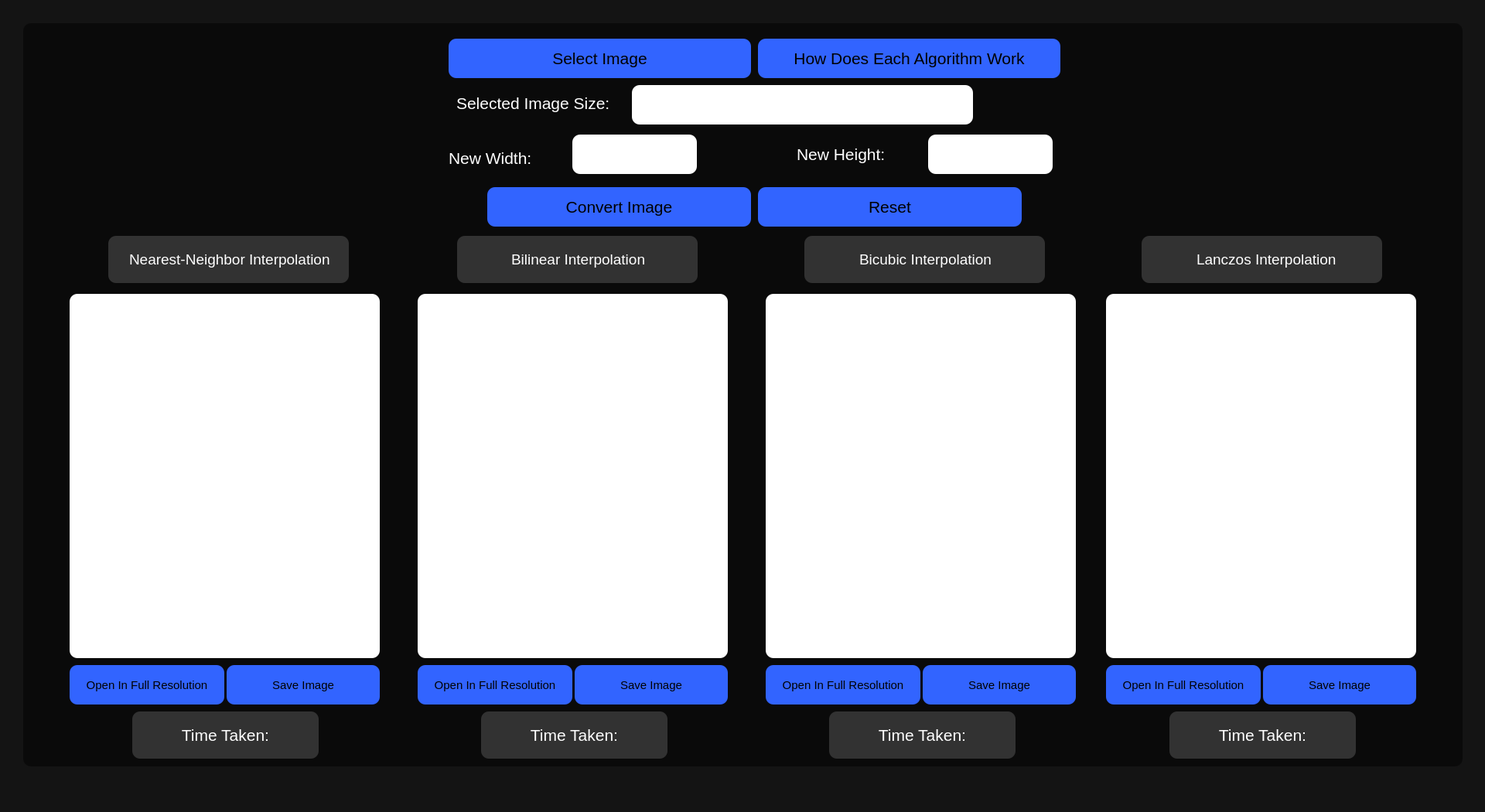
<?xml version="1.0" encoding="UTF-8"?>
<ui version="4.0">
 <class>ImageResizingApp</class>
 <widget class="QMainWindow" name="ImageResizingApp">
  <property name="geometry">
   <rect>
    <x>0</x>
    <y>0</y>
    <width>1920</width>
    <height>1050</height>
   </rect>
  </property>
  <property name="minimumSize">
   <size>
    <width>0</width>
    <height>0</height>
   </size>
  </property>
  <property name="maximumSize">
   <size>
    <width>16777215</width>
    <height>16777215</height>
   </size>
  </property>
  <property name="acceptDrops">
   <bool>false</bool>
  </property>
  <property name="windowTitle">
   <string>Image Resizing App</string>
  </property>
  <property name="styleSheet">
   <string notr="true">background-color: rgb(20, 20, 20);</string>
  </property>
  <widget class="QWidget" name="centralwidget">
   <widget class="QFrame" name="frame">
    <property name="enabled">
     <bool>true</bool>
    </property>
    <property name="geometry">
     <rect>
      <x>30</x>
      <y>30</y>
      <width>1861</width>
      <height>961</height>
     </rect>
    </property>
    <property name="layoutDirection">
     <enum>Qt::LeftToRight</enum>
    </property>
    <property name="styleSheet">
     <string notr="true">background-color: rgb(10, 10, 10);
border-radius: 10px;
</string>
    </property>
    <property name="frameShape">
     <enum>QFrame::StyledPanel</enum>
    </property>
    <property name="frameShadow">
     <enum>QFrame::Raised</enum>
    </property>
    <widget class="QLineEdit" name="newWidthLineEdit">
     <property name="geometry">
      <rect>
       <x>710</x>
       <y>144</y>
       <width>161</width>
       <height>51</height>
      </rect>
     </property>
     <property name="font">
      <font>
       <pointsize>12</pointsize>
      </font>
     </property>
     <property name="styleSheet">
      <string notr="true">background-color: rgb(255,255,255)</string>
     </property>
     <property name="alignment">
      <set>Qt::AlignCenter</set>
     </property>
    </widget>
    <widget class="QLabel" name="newHeightLabel">
     <property name="geometry">
      <rect>
       <x>1000</x>
       <y>144</y>
       <width>131</width>
       <height>51</height>
      </rect>
     </property>
     <property name="font">
      <font>
       <pointsize>16</pointsize>
      </font>
     </property>
     <property name="autoFillBackground">
      <bool>false</bool>
     </property>
     <property name="styleSheet">
      <string notr="true">color: rgb(255,255,255);</string>
     </property>
     <property name="text">
      <string>New Height:</string>
     </property>
    </widget>
    <widget class="QLineEdit" name="newHeightLineEdit">
     <property name="geometry">
      <rect>
       <x>1170</x>
       <y>144</y>
       <width>161</width>
       <height>51</height>
      </rect>
     </property>
     <property name="font">
      <font>
       <pointsize>12</pointsize>
      </font>
     </property>
     <property name="styleSheet">
      <string notr="true">background-color: rgb(255,255,255)</string>
     </property>
     <property name="alignment">
      <set>Qt::AlignCenter</set>
     </property>
    </widget>
    <widget class="QPushButton" name="selectImageButton">
     <property name="geometry">
      <rect>
       <x>550</x>
       <y>20</y>
       <width>391</width>
       <height>51</height>
      </rect>
     </property>
     <property name="font">
      <font>
       <pointsize>16</pointsize>
      </font>
     </property>
     <property name="styleSheet">
      <string notr="true">QPushButton {
    background-color: rgb(50,100,255);
}

QPushButton:pressed {
    background-color: #2980b9;
    padding: 12px 22px;
}
</string>
     </property>
     <property name="text">
      <string>Select Image</string>
     </property>
    </widget>
    <widget class="QLabel" name="newWidthLabel">
     <property name="geometry">
      <rect>
       <x>550</x>
       <y>144</y>
       <width>121</width>
       <height>61</height>
      </rect>
     </property>
     <property name="font">
      <font>
       <pointsize>16</pointsize>
      </font>
     </property>
     <property name="autoFillBackground">
      <bool>false</bool>
     </property>
     <property name="styleSheet">
      <string notr="true">color: rgb(255,255,255);</string>
     </property>
     <property name="text">
      <string>New Width:</string>
     </property>
    </widget>
    <widget class="QLabel" name="NearestNeighborLabel">
     <property name="geometry">
      <rect>
       <x>60</x>
       <y>350</y>
       <width>401</width>
       <height>471</height>
      </rect>
     </property>
     <property name="styleSheet">
      <string notr="true">background-color: rgb(255,255,255);
border-radius: 10px;

</string>
     </property>
     <property name="text">
      <string/>
     </property>
    </widget>
    <widget class="QLabel" name="label_3">
     <property name="geometry">
      <rect>
       <x>137</x>
       <y>285</y>
       <width>261</width>
       <height>41</height>
      </rect>
     </property>
     <property name="font">
      <font>
       <pointsize>14</pointsize>
      </font>
     </property>
     <property name="autoFillBackground">
      <bool>false</bool>
     </property>
     <property name="styleSheet">
      <string notr="true">color: white;
 background-color:transparent;</string>
     </property>
     <property name="text">
      <string>Nearest-Neighbor Interpolation</string>
     </property>
     <property name="textFormat">
      <enum>Qt::AutoText</enum>
     </property>
    </widget>
    <widget class="QLabel" name="BilinearLabel">
     <property name="geometry">
      <rect>
       <x>510</x>
       <y>350</y>
       <width>401</width>
       <height>471</height>
      </rect>
     </property>
     <property name="styleSheet">
      <string notr="true">background-color: rgb(255,255,255);
border-radius: 10px;

</string>
     </property>
     <property name="text">
      <string/>
     </property>
    </widget>
    <widget class="QLabel" name="BicubicLabel">
     <property name="geometry">
      <rect>
       <x>960</x>
       <y>350</y>
       <width>401</width>
       <height>471</height>
      </rect>
     </property>
     <property name="styleSheet">
      <string notr="true">background-color: rgb(255,255,255);
border-radius: 10px;

</string>
     </property>
     <property name="text">
      <string/>
     </property>
    </widget>
    <widget class="QLabel" name="LanczosLabel">
     <property name="geometry">
      <rect>
       <x>1400</x>
       <y>350</y>
       <width>401</width>
       <height>471</height>
      </rect>
     </property>
     <property name="styleSheet">
      <string notr="true">background-color: rgb(255,255,255);
border-radius: 10px;

</string>
     </property>
     <property name="text">
      <string/>
     </property>
    </widget>
    <widget class="QPushButton" name="convertImageButton">
     <property name="geometry">
      <rect>
       <x>600</x>
       <y>212</y>
       <width>341</width>
       <height>51</height>
      </rect>
     </property>
     <property name="font">
      <font>
       <pointsize>16</pointsize>
      </font>
     </property>
     <property name="styleSheet">
      <string notr="true">QPushButton {
    background-color: rgb(50,100,255);
}

QPushButton:pressed {
    background-color: #2980b9;
    padding: 12px 22px;
}
</string>
     </property>
     <property name="text">
      <string>Convert Image</string>
     </property>
    </widget>
    <widget class="QLabel" name="label_5">
     <property name="geometry">
      <rect>
       <x>1080</x>
       <y>290</y>
       <width>271</width>
       <height>41</height>
      </rect>
     </property>
     <property name="font">
      <font>
       <pointsize>14</pointsize>
      </font>
     </property>
     <property name="autoFillBackground">
      <bool>false</bool>
     </property>
     <property name="styleSheet">
      <string notr="true">color: white;
</string>
     </property>
     <property name="text">
      <string>Bicubic Interpolation</string>
     </property>
     <property name="textFormat">
      <enum>Qt::AutoText</enum>
     </property>
    </widget>
    <widget class="QLabel" name="label_6">
     <property name="geometry">
      <rect>
       <x>1517</x>
       <y>285</y>
       <width>181</width>
       <height>41</height>
      </rect>
     </property>
     <property name="font">
      <font>
       <pointsize>14</pointsize>
      </font>
     </property>
     <property name="autoFillBackground">
      <bool>false</bool>
     </property>
     <property name="styleSheet">
      <string notr="true">color: white;
background-color: transparent;
</string>
     </property>
     <property name="text">
      <string>Lanczos Interpolation</string>
     </property>
     <property name="textFormat">
      <enum>Qt::AutoText</enum>
     </property>
    </widget>
    <widget class="QPushButton" name="NNOpen">
     <property name="geometry">
      <rect>
       <x>60</x>
       <y>830</y>
       <width>200</width>
       <height>51</height>
      </rect>
     </property>
     <property name="font">
      <font>
       <pointsize>11</pointsize>
      </font>
     </property>
     <property name="styleSheet">
      <string notr="true">QPushButton {
    background-color: rgb(50,100,255);
}

QPushButton:pressed {
    background-color: #2980b9;
    padding: 12px 22px;
}
</string>
     </property>
     <property name="text">
      <string>Open In Full Resolution</string>
     </property>
    </widget>
    <widget class="QPushButton" name="BILOpen">
     <property name="geometry">
      <rect>
       <x>510</x>
       <y>830</y>
       <width>200</width>
       <height>51</height>
      </rect>
     </property>
     <property name="font">
      <font>
       <pointsize>11</pointsize>
      </font>
     </property>
     <property name="styleSheet">
      <string notr="true">QPushButton {
    background-color: rgb(50,100,255);
}

QPushButton:pressed {
    background-color: #2980b9;
    padding: 12px 22px;
}
</string>
     </property>
     <property name="text">
      <string>Open In Full Resolution</string>
     </property>
    </widget>
    <widget class="QPushButton" name="BICOpen">
     <property name="geometry">
      <rect>
       <x>960</x>
       <y>830</y>
       <width>200</width>
       <height>51</height>
      </rect>
     </property>
     <property name="font">
      <font>
       <pointsize>11</pointsize>
      </font>
     </property>
     <property name="styleSheet">
      <string notr="true">QPushButton {
    background-color: rgb(50,100,255);
}

QPushButton:pressed {
    background-color: #2980b9;
    padding: 12px 22px;
}
</string>
     </property>
     <property name="text">
      <string>Open In Full Resolution</string>
     </property>
    </widget>
    <widget class="QPushButton" name="LanOpen">
     <property name="geometry">
      <rect>
       <x>1400</x>
       <y>830</y>
       <width>200</width>
       <height>51</height>
      </rect>
     </property>
     <property name="font">
      <font>
       <pointsize>11</pointsize>
      </font>
     </property>
     <property name="styleSheet">
      <string notr="true">QPushButton {
    background-color: rgb(50,100,255);
}

QPushButton:pressed {
    background-color: #2980b9;
    padding: 12px 22px;
}
</string>
     </property>
     <property name="text">
      <string>Open In Full Resolution</string>
     </property>
    </widget>
    <widget class="QLabel" name="timeBicubic">
     <property name="geometry">
      <rect>
       <x>1042</x>
       <y>890</y>
       <width>241</width>
       <height>61</height>
      </rect>
     </property>
     <property name="font">
      <font>
       <pointsize>16</pointsize>
      </font>
     </property>
     <property name="styleSheet">
      <string notr="true">color: rgb(255,255,255);
background-color: rgb(50,50,50);
</string>
     </property>
     <property name="text">
      <string>Time Taken:</string>
     </property>
     <property name="alignment">
      <set>Qt::AlignCenter</set>
     </property>
    </widget>
    <widget class="QLabel" name="timeLanczos">
     <property name="geometry">
      <rect>
       <x>1482</x>
       <y>890</y>
       <width>241</width>
       <height>61</height>
      </rect>
     </property>
     <property name="font">
      <font>
       <pointsize>16</pointsize>
      </font>
     </property>
     <property name="styleSheet">
      <string notr="true">color: rgb(255,255,255);
background-color: rgb(50,50,50);</string>
     </property>
     <property name="text">
      <string>Time Taken:</string>
     </property>
     <property name="alignment">
      <set>Qt::AlignCenter</set>
     </property>
    </widget>
    <widget class="QPushButton" name="saveNearest">
     <property name="geometry">
      <rect>
       <x>263</x>
       <y>830</y>
       <width>198</width>
       <height>51</height>
      </rect>
     </property>
     <property name="font">
      <font>
       <pointsize>11</pointsize>
      </font>
     </property>
     <property name="styleSheet">
      <string notr="true">QPushButton {
    background-color: rgb(50,100,255);
}

QPushButton:pressed {
    background-color: #2980b9;
    padding: 12px 22px;
}
</string>
     </property>
     <property name="text">
      <string>Save Image</string>
     </property>
    </widget>
    <widget class="QPushButton" name="saveBilinear">
     <property name="geometry">
      <rect>
       <x>713</x>
       <y>830</y>
       <width>198</width>
       <height>51</height>
      </rect>
     </property>
     <property name="font">
      <font>
       <pointsize>11</pointsize>
      </font>
     </property>
     <property name="styleSheet">
      <string notr="true">QPushButton {
    background-color: rgb(50,100,255);
}

QPushButton:pressed {
    background-color: #2980b9;
    padding: 12px 22px;
}
</string>
     </property>
     <property name="text">
      <string>Save Image</string>
     </property>
    </widget>
    <widget class="QPushButton" name="saveBicubic">
     <property name="geometry">
      <rect>
       <x>1163</x>
       <y>830</y>
       <width>198</width>
       <height>51</height>
      </rect>
     </property>
     <property name="font">
      <font>
       <pointsize>11</pointsize>
      </font>
     </property>
     <property name="styleSheet">
      <string notr="true">QPushButton {
    background-color: rgb(50,100,255);
}

QPushButton:pressed {
    background-color: #2980b9;
    padding: 12px 22px;
}
</string>
     </property>
     <property name="text">
      <string>Save Image</string>
     </property>
    </widget>
    <widget class="QPushButton" name="saveLanczos">
     <property name="geometry">
      <rect>
       <x>1603</x>
       <y>830</y>
       <width>198</width>
       <height>51</height>
      </rect>
     </property>
     <property name="font">
      <font>
       <pointsize>11</pointsize>
      </font>
     </property>
     <property name="styleSheet">
      <string notr="true">QPushButton {
    background-color: rgb(50,100,255);
}

QPushButton:pressed {
    background-color: #2980b9;
    padding: 12px 22px;
}
</string>
     </property>
     <property name="text">
      <string>Save Image</string>
     </property>
    </widget>
    <widget class="QWidget" name="widget_5" native="true">
     <property name="geometry">
      <rect>
       <x>110</x>
       <y>275</y>
       <width>311</width>
       <height>61</height>
      </rect>
     </property>
     <property name="styleSheet">
      <string notr="true">background-color: rgb(50, 50, 50);</string>
     </property>
    </widget>
    <widget class="QWidget" name="widget_6" native="true">
     <property name="geometry">
      <rect>
       <x>561</x>
       <y>275</y>
       <width>311</width>
       <height>61</height>
      </rect>
     </property>
     <property name="styleSheet">
      <string notr="true">background-color: rgb(50, 50, 50);</string>
     </property>
     <widget class="QLabel" name="label_4">
      <property name="geometry">
       <rect>
        <x>70</x>
        <y>10</y>
        <width>181</width>
        <height>41</height>
       </rect>
      </property>
      <property name="font">
       <font>
        <pointsize>14</pointsize>
       </font>
      </property>
      <property name="autoFillBackground">
       <bool>false</bool>
      </property>
      <property name="styleSheet">
       <string notr="true">color: white;
</string>
      </property>
      <property name="text">
       <string>Bilinear Interpolation</string>
      </property>
      <property name="textFormat">
       <enum>Qt::AutoText</enum>
      </property>
     </widget>
    </widget>
    <widget class="QWidget" name="widget_7" native="true">
     <property name="geometry">
      <rect>
       <x>1040</x>
       <y>270</y>
       <width>311</width>
       <height>61</height>
      </rect>
     </property>
     <property name="styleSheet">
      <string notr="true">background-color: rgb(20, 20, 20);</string>
     </property>
     <widget class="QFrame" name="frame_2">
      <property name="enabled">
       <bool>true</bool>
      </property>
      <property name="geometry">
       <rect>
        <x>-1030</x>
        <y>-270</y>
        <width>1861</width>
        <height>961</height>
       </rect>
      </property>
      <property name="layoutDirection">
       <enum>Qt::LeftToRight</enum>
      </property>
      <property name="styleSheet">
       <string notr="true">background-color: rgb(10, 10, 10);
border-radius: 10px;
</string>
      </property>
      <property name="frameShape">
       <enum>QFrame::StyledPanel</enum>
      </property>
      <property name="frameShadow">
       <enum>QFrame::Raised</enum>
      </property>
      <widget class="QLineEdit" name="newWidthLineEdit_2">
       <property name="geometry">
        <rect>
         <x>710</x>
         <y>100</y>
         <width>161</width>
         <height>51</height>
        </rect>
       </property>
       <property name="font">
        <font>
         <pointsize>12</pointsize>
        </font>
       </property>
       <property name="styleSheet">
        <string notr="true">background-color: rgb(255,255,255)</string>
       </property>
       <property name="alignment">
        <set>Qt::AlignCenter</set>
       </property>
      </widget>
      <widget class="QLabel" name="newHeightLabel_2">
       <property name="geometry">
        <rect>
         <x>1000</x>
         <y>100</y>
         <width>131</width>
         <height>51</height>
        </rect>
       </property>
       <property name="font">
        <font>
         <pointsize>16</pointsize>
        </font>
       </property>
       <property name="autoFillBackground">
        <bool>false</bool>
       </property>
       <property name="styleSheet">
        <string notr="true">color: rgb(255,255,255);</string>
       </property>
       <property name="text">
        <string>New Height:</string>
       </property>
      </widget>
      <widget class="QLineEdit" name="newHeightLineEdit_2">
       <property name="geometry">
        <rect>
         <x>1170</x>
         <y>100</y>
         <width>161</width>
         <height>51</height>
        </rect>
       </property>
       <property name="font">
        <font>
         <pointsize>12</pointsize>
        </font>
       </property>
       <property name="styleSheet">
        <string notr="true">background-color: rgb(255,255,255)</string>
       </property>
       <property name="alignment">
        <set>Qt::AlignCenter</set>
       </property>
      </widget>
      <widget class="QPushButton" name="selectImageButton_2">
       <property name="geometry">
        <rect>
         <x>550</x>
         <y>20</y>
         <width>801</width>
         <height>51</height>
        </rect>
       </property>
       <property name="font">
        <font>
         <pointsize>16</pointsize>
        </font>
       </property>
       <property name="styleSheet">
        <string notr="true">QPushButton {
    background-color: rgb(50,100,255);
}

QPushButton:pressed {
    background-color: #2980b9;
    padding: 12px 22px;
}
</string>
       </property>
       <property name="text">
        <string>Select Image</string>
       </property>
      </widget>
      <widget class="QLabel" name="newWidthLabel_2">
       <property name="geometry">
        <rect>
         <x>550</x>
         <y>100</y>
         <width>121</width>
         <height>61</height>
        </rect>
       </property>
       <property name="font">
        <font>
         <pointsize>16</pointsize>
        </font>
       </property>
       <property name="autoFillBackground">
        <bool>false</bool>
       </property>
       <property name="styleSheet">
        <string notr="true">color: rgb(255,255,255);</string>
       </property>
       <property name="text">
        <string>New Width:</string>
       </property>
      </widget>
      <widget class="QLabel" name="NearestNeighborLabel_2">
       <property name="geometry">
        <rect>
         <x>60</x>
         <y>350</y>
         <width>401</width>
         <height>471</height>
        </rect>
       </property>
       <property name="styleSheet">
        <string notr="true">background-color: rgb(255,255,255);
border-radius: 10px;

</string>
       </property>
       <property name="text">
        <string/>
       </property>
      </widget>
      <widget class="QLabel" name="label_7">
       <property name="geometry">
        <rect>
         <x>130</x>
         <y>290</y>
         <width>271</width>
         <height>41</height>
        </rect>
       </property>
       <property name="font">
        <font>
         <pointsize>14</pointsize>
        </font>
       </property>
       <property name="autoFillBackground">
        <bool>false</bool>
       </property>
       <property name="styleSheet">
        <string notr="true">color: white;
</string>
       </property>
       <property name="text">
        <string>Nearest-Neighbor Interpolation</string>
       </property>
       <property name="textFormat">
        <enum>Qt::AutoText</enum>
       </property>
      </widget>
      <widget class="QLabel" name="BilinearLabel_2">
       <property name="geometry">
        <rect>
         <x>510</x>
         <y>350</y>
         <width>401</width>
         <height>471</height>
        </rect>
       </property>
       <property name="styleSheet">
        <string notr="true">background-color: rgb(255,255,255);
border-radius: 10px;

</string>
       </property>
       <property name="text">
        <string/>
       </property>
      </widget>
      <widget class="QLabel" name="BicubicLabel_2">
       <property name="geometry">
        <rect>
         <x>960</x>
         <y>350</y>
         <width>401</width>
         <height>471</height>
        </rect>
       </property>
       <property name="styleSheet">
        <string notr="true">background-color: rgb(255,255,255);
border-radius: 10px;

</string>
       </property>
       <property name="text">
        <string/>
       </property>
      </widget>
      <widget class="QLabel" name="LanczosLabel_2">
       <property name="geometry">
        <rect>
         <x>1400</x>
         <y>350</y>
         <width>401</width>
         <height>471</height>
        </rect>
       </property>
       <property name="styleSheet">
        <string notr="true">background-color: rgb(255,255,255);
border-radius: 10px;

</string>
       </property>
       <property name="text">
        <string/>
       </property>
      </widget>
      <widget class="QPushButton" name="convertImageButton_2">
       <property name="geometry">
        <rect>
         <x>804</x>
         <y>180</y>
         <width>341</width>
         <height>51</height>
        </rect>
       </property>
       <property name="font">
        <font>
         <pointsize>16</pointsize>
        </font>
       </property>
       <property name="styleSheet">
        <string notr="true">QPushButton {
    background-color: rgb(50,100,255);
}

QPushButton:pressed {
    background-color: #2980b9;
    padding: 12px 22px;
}
</string>
       </property>
       <property name="text">
        <string>Convert Image</string>
       </property>
      </widget>
      <widget class="QLabel" name="label_8">
       <property name="geometry">
        <rect>
         <x>630</x>
         <y>290</y>
         <width>271</width>
         <height>41</height>
        </rect>
       </property>
       <property name="font">
        <font>
         <pointsize>14</pointsize>
        </font>
       </property>
       <property name="autoFillBackground">
        <bool>false</bool>
       </property>
       <property name="styleSheet">
        <string notr="true">color: white;
</string>
       </property>
       <property name="text">
        <string>Bilinear Interpolation</string>
       </property>
       <property name="textFormat">
        <enum>Qt::AutoText</enum>
       </property>
      </widget>
      <widget class="QLabel" name="label_10">
       <property name="geometry">
        <rect>
         <x>1520</x>
         <y>290</y>
         <width>271</width>
         <height>41</height>
        </rect>
       </property>
       <property name="font">
        <font>
         <pointsize>14</pointsize>
        </font>
       </property>
       <property name="autoFillBackground">
        <bool>false</bool>
       </property>
       <property name="styleSheet">
        <string notr="true">color: white;
</string>
       </property>
       <property name="text">
        <string>Lanczos Interpolation</string>
       </property>
       <property name="textFormat">
        <enum>Qt::AutoText</enum>
       </property>
      </widget>
      <widget class="QPushButton" name="NNOpen_2">
       <property name="geometry">
        <rect>
         <x>60</x>
         <y>830</y>
         <width>200</width>
         <height>51</height>
        </rect>
       </property>
       <property name="font">
        <font>
         <pointsize>11</pointsize>
        </font>
       </property>
       <property name="styleSheet">
        <string notr="true">QPushButton {
    background-color: rgb(50,100,255);
}

QPushButton:pressed {
    background-color: #2980b9;
    padding: 12px 22px;
}
</string>
       </property>
       <property name="text">
        <string>Open In Full Resolution</string>
       </property>
      </widget>
      <widget class="QPushButton" name="BILOpen_2">
       <property name="geometry">
        <rect>
         <x>510</x>
         <y>830</y>
         <width>200</width>
         <height>51</height>
        </rect>
       </property>
       <property name="font">
        <font>
         <pointsize>11</pointsize>
        </font>
       </property>
       <property name="styleSheet">
        <string notr="true">QPushButton {
    background-color: rgb(50,100,255);
}

QPushButton:pressed {
    background-color: #2980b9;
    padding: 12px 22px;
}
</string>
       </property>
       <property name="text">
        <string>Open In Full Resolution</string>
       </property>
      </widget>
      <widget class="QPushButton" name="BICOpen_2">
       <property name="geometry">
        <rect>
         <x>960</x>
         <y>830</y>
         <width>200</width>
         <height>51</height>
        </rect>
       </property>
       <property name="font">
        <font>
         <pointsize>11</pointsize>
        </font>
       </property>
       <property name="styleSheet">
        <string notr="true">QPushButton {
    background-color: rgb(50,100,255);
}

QPushButton:pressed {
    background-color: #2980b9;
    padding: 12px 22px;
}
</string>
       </property>
       <property name="text">
        <string>Open In Full Resolution</string>
       </property>
      </widget>
      <widget class="QPushButton" name="LanOpen_2">
       <property name="geometry">
        <rect>
         <x>1400</x>
         <y>830</y>
         <width>200</width>
         <height>51</height>
        </rect>
       </property>
       <property name="font">
        <font>
         <pointsize>11</pointsize>
        </font>
       </property>
       <property name="styleSheet">
        <string notr="true">QPushButton {
    background-color: rgb(50,100,255);
}

QPushButton:pressed {
    background-color: #2980b9;
    padding: 12px 22px;
}
</string>
       </property>
       <property name="text">
        <string>Open In Full Resolution</string>
       </property>
      </widget>
      <widget class="QLabel" name="timeBillinear_2">
       <property name="geometry">
        <rect>
         <x>630</x>
         <y>894</y>
         <width>200</width>
         <height>51</height>
        </rect>
       </property>
       <property name="font">
        <font>
         <pointsize>16</pointsize>
        </font>
       </property>
       <property name="styleSheet">
        <string notr="true">color: rgb(255,255,255);
background-color: transparent;</string>
       </property>
       <property name="text">
        <string>Time Taken:</string>
       </property>
      </widget>
      <widget class="QLabel" name="timeBicubic_2">
       <property name="geometry">
        <rect>
         <x>1069</x>
         <y>894</y>
         <width>200</width>
         <height>51</height>
        </rect>
       </property>
       <property name="font">
        <font>
         <pointsize>16</pointsize>
        </font>
       </property>
       <property name="styleSheet">
        <string notr="true">color: rgb(255,255,255);
background-color: transparent;
</string>
       </property>
       <property name="text">
        <string>Time Taken:</string>
       </property>
      </widget>
      <widget class="QLabel" name="timeLanczos_2">
       <property name="geometry">
        <rect>
         <x>1510</x>
         <y>894</y>
         <width>200</width>
         <height>51</height>
        </rect>
       </property>
       <property name="font">
        <font>
         <pointsize>16</pointsize>
        </font>
       </property>
       <property name="styleSheet">
        <string notr="true">color: rgb(255,255,255);
background-color: transparent;</string>
       </property>
       <property name="text">
        <string>Time Taken:</string>
       </property>
      </widget>
      <widget class="QPushButton" name="saveNearest_2">
       <property name="geometry">
        <rect>
         <x>263</x>
         <y>830</y>
         <width>198</width>
         <height>51</height>
        </rect>
       </property>
       <property name="font">
        <font>
         <pointsize>11</pointsize>
        </font>
       </property>
       <property name="styleSheet">
        <string notr="true">QPushButton {
    background-color: rgb(50,100,255);
}

QPushButton:pressed {
    background-color: #2980b9;
    padding: 12px 22px;
}
</string>
       </property>
       <property name="text">
        <string>Save Image</string>
       </property>
      </widget>
      <widget class="QPushButton" name="saveBilinear_2">
       <property name="geometry">
        <rect>
         <x>713</x>
         <y>830</y>
         <width>198</width>
         <height>51</height>
        </rect>
       </property>
       <property name="font">
        <font>
         <pointsize>11</pointsize>
        </font>
       </property>
       <property name="styleSheet">
        <string notr="true">QPushButton {
    background-color: rgb(50,100,255);
}

QPushButton:pressed {
    background-color: #2980b9;
    padding: 12px 22px;
}
</string>
       </property>
       <property name="text">
        <string>Save Image</string>
       </property>
      </widget>
      <widget class="QPushButton" name="saveBicubic_2">
       <property name="geometry">
        <rect>
         <x>1163</x>
         <y>830</y>
         <width>198</width>
         <height>51</height>
        </rect>
       </property>
       <property name="font">
        <font>
         <pointsize>11</pointsize>
        </font>
       </property>
       <property name="styleSheet">
        <string notr="true">QPushButton {
    background-color: rgb(50,100,255);
}

QPushButton:pressed {
    background-color: #2980b9;
    padding: 12px 22px;
}
</string>
       </property>
       <property name="text">
        <string>Save Image</string>
       </property>
      </widget>
      <widget class="QPushButton" name="saveLanczos_2">
       <property name="geometry">
        <rect>
         <x>1603</x>
         <y>830</y>
         <width>198</width>
         <height>51</height>
        </rect>
       </property>
       <property name="font">
        <font>
         <pointsize>11</pointsize>
        </font>
       </property>
       <property name="styleSheet">
        <string notr="true">QPushButton {
    background-color: rgb(50,100,255);
}

QPushButton:pressed {
    background-color: #2980b9;
    padding: 12px 22px;
}
</string>
       </property>
       <property name="text">
        <string>Save Image</string>
       </property>
      </widget>
      <widget class="QWidget" name="widget_9" native="true">
       <property name="geometry">
        <rect>
         <x>167</x>
         <y>890</y>
         <width>211</width>
         <height>61</height>
        </rect>
       </property>
       <property name="styleSheet">
        <string notr="true">background-color: rgb(20, 20, 20);</string>
       </property>
       <widget class="QLabel" name="timeNearest_2">
        <property name="geometry">
         <rect>
          <x>21</x>
          <y>2</y>
          <width>200</width>
          <height>51</height>
         </rect>
        </property>
        <property name="font">
         <font>
          <pointsize>16</pointsize>
         </font>
        </property>
        <property name="styleSheet">
         <string notr="true">color: rgb(255,255,255);
background-color: none;
</string>
        </property>
        <property name="text">
         <string>Time Taken:</string>
        </property>
       </widget>
      </widget>
      <widget class="QWidget" name="widget_10" native="true">
       <property name="geometry">
        <rect>
         <x>610</x>
         <y>890</y>
         <width>211</width>
         <height>61</height>
        </rect>
       </property>
       <property name="styleSheet">
        <string notr="true">background-color: rgb(20, 20, 20);</string>
       </property>
      </widget>
      <widget class="QWidget" name="widget_11" native="true">
       <property name="geometry">
        <rect>
         <x>1050</x>
         <y>890</y>
         <width>211</width>
         <height>61</height>
        </rect>
       </property>
       <property name="styleSheet">
        <string notr="true">background-color: rgb(20, 20, 20);</string>
       </property>
      </widget>
      <widget class="QWidget" name="widget_12" native="true">
       <property name="geometry">
        <rect>
         <x>1490</x>
         <y>890</y>
         <width>211</width>
         <height>61</height>
        </rect>
       </property>
       <property name="styleSheet">
        <string notr="true">background-color: rgb(20, 20, 20);</string>
       </property>
      </widget>
      <widget class="QWidget" name="widget_13" native="true">
       <property name="geometry">
        <rect>
         <x>120</x>
         <y>280</y>
         <width>311</width>
         <height>61</height>
        </rect>
       </property>
       <property name="styleSheet">
        <string notr="true">background-color: rgb(20, 20, 20);</string>
       </property>
      </widget>
      <widget class="QWidget" name="widget_14" native="true">
       <property name="geometry">
        <rect>
         <x>630</x>
         <y>270</y>
         <width>311</width>
         <height>61</height>
        </rect>
       </property>
       <property name="styleSheet">
        <string notr="true">background-color: rgb(20, 20, 20);</string>
       </property>
      </widget>
      <widget class="QWidget" name="widget_16" native="true">
       <property name="geometry">
        <rect>
         <x>1420</x>
         <y>270</y>
         <width>311</width>
         <height>61</height>
        </rect>
       </property>
       <property name="styleSheet">
        <string notr="true">background-color: rgb(20, 20, 20);</string>
       </property>
      </widget>
      <widget class="QWidget" name="widget_15" native="true">
       <property name="geometry">
        <rect>
         <x>1500</x>
         <y>700</y>
         <width>311</width>
         <height>61</height>
        </rect>
       </property>
       <property name="styleSheet">
        <string notr="true">background-color: rgb(20, 20, 20);</string>
       </property>
       <widget class="QLabel" name="label_11">
        <property name="geometry">
         <rect>
          <x>64</x>
          <y>10</y>
          <width>221</width>
          <height>41</height>
         </rect>
        </property>
        <property name="font">
         <font>
          <pointsize>14</pointsize>
         </font>
        </property>
        <property name="autoFillBackground">
         <bool>false</bool>
        </property>
        <property name="styleSheet">
         <string notr="true">color: white;
</string>
        </property>
        <property name="text">
         <string>Bilinear Interpolation</string>
        </property>
        <property name="textFormat">
         <enum>Qt::AutoText</enum>
        </property>
       </widget>
      </widget>
     </widget>
    </widget>
    <widget class="QWidget" name="widget_8" native="true">
     <property name="geometry">
      <rect>
       <x>1446</x>
       <y>275</y>
       <width>311</width>
       <height>61</height>
      </rect>
     </property>
     <property name="styleSheet">
      <string notr="true">background-color: rgb(50, 50, 50);</string>
     </property>
    </widget>
    <widget class="QWidget" name="widget_17" native="true">
     <property name="geometry">
      <rect>
       <x>1010</x>
       <y>275</y>
       <width>311</width>
       <height>61</height>
      </rect>
     </property>
     <property name="styleSheet">
      <string notr="true">background-color: rgb(50, 50, 50);</string>
     </property>
     <widget class="QLabel" name="label_12">
      <property name="geometry">
       <rect>
        <x>71</x>
        <y>10</y>
        <width>171</width>
        <height>41</height>
       </rect>
      </property>
      <property name="font">
       <font>
        <pointsize>14</pointsize>
       </font>
      </property>
      <property name="autoFillBackground">
       <bool>false</bool>
      </property>
      <property name="styleSheet">
       <string notr="true">color: white;
</string>
      </property>
      <property name="text">
       <string>Bicubic Interpolation</string>
      </property>
      <property name="textFormat">
       <enum>Qt::AutoText</enum>
      </property>
     </widget>
    </widget>
    <widget class="QPushButton" name="aboutAlgorithmsButton">
     <property name="geometry">
      <rect>
       <x>950</x>
       <y>20</y>
       <width>391</width>
       <height>51</height>
      </rect>
     </property>
     <property name="font">
      <font>
       <pointsize>16</pointsize>
      </font>
     </property>
     <property name="styleSheet">
      <string notr="true">QPushButton {
    background-color: rgb(50,100,255);
}

QPushButton:pressed {
    background-color: #2980b9;
    padding: 12px 22px;
}
</string>
     </property>
     <property name="text">
      <string>How Does Each Algorithm Work</string>
     </property>
    </widget>
    <widget class="QLabel" name="timeBillinear">
     <property name="geometry">
      <rect>
       <x>592</x>
       <y>890</y>
       <width>241</width>
       <height>61</height>
      </rect>
     </property>
     <property name="font">
      <font>
       <pointsize>16</pointsize>
      </font>
     </property>
     <property name="styleSheet">
      <string notr="true">color: rgb(255,255,255);
background-color: rgb(50,50,50);

</string>
     </property>
     <property name="text">
      <string>Time Taken:</string>
     </property>
     <property name="alignment">
      <set>Qt::AlignCenter</set>
     </property>
    </widget>
    <widget class="QLabel" name="timeNearest">
     <property name="geometry">
      <rect>
       <x>141</x>
       <y>890</y>
       <width>241</width>
       <height>61</height>
      </rect>
     </property>
     <property name="font">
      <font>
       <pointsize>16</pointsize>
      </font>
     </property>
     <property name="styleSheet">
      <string notr="true">color: rgb(255,255,255);
background-color: rgb(50,50,50);
</string>
     </property>
     <property name="text">
      <string>Time Taken:</string>
     </property>
     <property name="alignment">
      <set>Qt::AlignCenter</set>
     </property>
    </widget>
    <widget class="QPushButton" name="resetButton">
     <property name="geometry">
      <rect>
       <x>950</x>
       <y>212</y>
       <width>341</width>
       <height>51</height>
      </rect>
     </property>
     <property name="font">
      <font>
       <pointsize>16</pointsize>
      </font>
     </property>
     <property name="styleSheet">
      <string notr="true">QPushButton {
    background-color: rgb(50,100,255);
}

QPushButton:pressed {
    background-color: #2980b9;
    padding: 12px 22px;
}
</string>
     </property>
     <property name="text">
      <string>Reset</string>
     </property>
    </widget>
    <widget class="QLineEdit" name="selectedImageSizeLabel">
     <property name="geometry">
      <rect>
       <x>787</x>
       <y>80</y>
       <width>441</width>
       <height>51</height>
      </rect>
     </property>
     <property name="font">
      <font>
       <pointsize>16</pointsize>
      </font>
     </property>
     <property name="styleSheet">
      <string notr="true">background-color: rgb(255,255,255)</string>
     </property>
     <property name="text">
      <string/>
     </property>
     <property name="alignment">
      <set>Qt::AlignCenter</set>
     </property>
     <property name="readOnly">
      <bool>true</bool>
     </property>
    </widget>
    <widget class="QLabel" name="selectedImageLabel">
     <property name="geometry">
      <rect>
       <x>560</x>
       <y>78</y>
       <width>221</width>
       <height>51</height>
      </rect>
     </property>
     <property name="font">
      <font>
       <pointsize>16</pointsize>
      </font>
     </property>
     <property name="autoFillBackground">
      <bool>false</bool>
     </property>
     <property name="styleSheet">
      <string notr="true">color: rgb(255,255,255);</string>
     </property>
     <property name="text">
      <string>Selected Image Size:</string>
     </property>
    </widget>
    <zorder>widget_8</zorder>
    <zorder>widget_6</zorder>
    <zorder>widget_5</zorder>
    <zorder>newWidthLineEdit</zorder>
    <zorder>newHeightLabel</zorder>
    <zorder>newHeightLineEdit</zorder>
    <zorder>selectImageButton</zorder>
    <zorder>newWidthLabel</zorder>
    <zorder>NearestNeighborLabel</zorder>
    <zorder>label_3</zorder>
    <zorder>BilinearLabel</zorder>
    <zorder>BicubicLabel</zorder>
    <zorder>LanczosLabel</zorder>
    <zorder>convertImageButton</zorder>
    <zorder>label_5</zorder>
    <zorder>label_6</zorder>
    <zorder>NNOpen</zorder>
    <zorder>BILOpen</zorder>
    <zorder>BICOpen</zorder>
    <zorder>LanOpen</zorder>
    <zorder>timeBicubic</zorder>
    <zorder>timeLanczos</zorder>
    <zorder>saveNearest</zorder>
    <zorder>saveBilinear</zorder>
    <zorder>saveBicubic</zorder>
    <zorder>saveLanczos</zorder>
    <zorder>widget_7</zorder>
    <zorder>widget_17</zorder>
    <zorder>aboutAlgorithmsButton</zorder>
    <zorder>timeBillinear</zorder>
    <zorder>timeNearest</zorder>
    <zorder>resetButton</zorder>
    <zorder>selectedImageSizeLabel</zorder>
    <zorder>selectedImageLabel</zorder>
   </widget>
  </widget>
  <widget class="QStatusBar" name="statusbar"/>
 </widget>
 <resources/>
 <connections/>
</ui>
